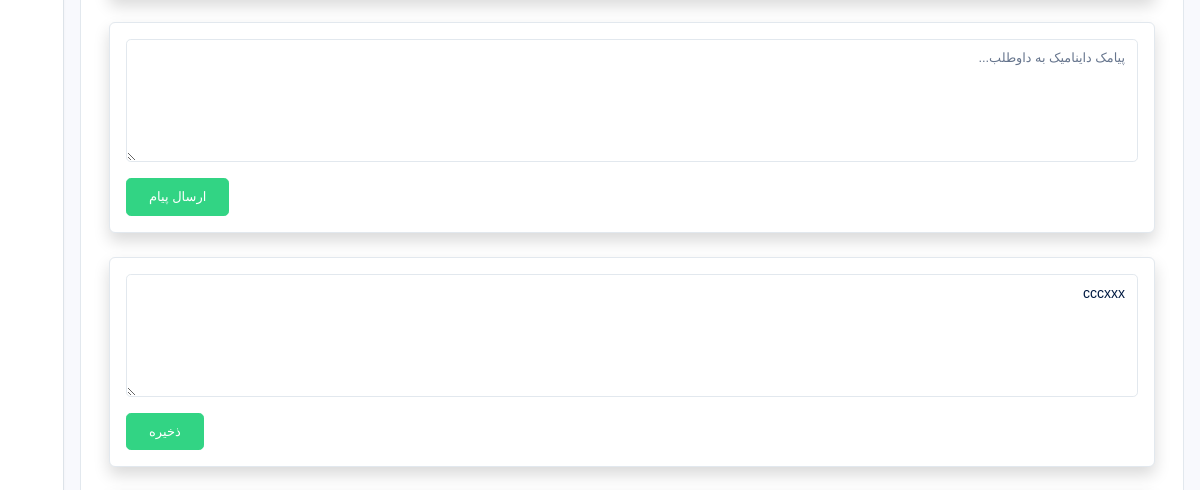
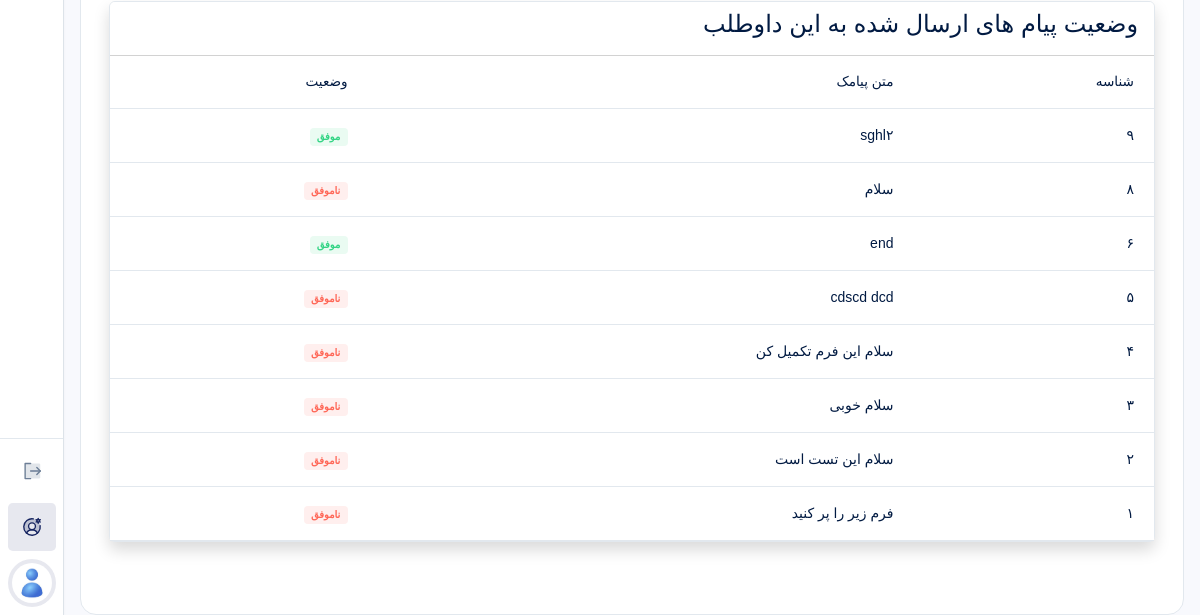
The page /accounts/consultants/my-student/14/ (signed in, lower part) on the database as committed earlier (2 pictures, top to bottom).
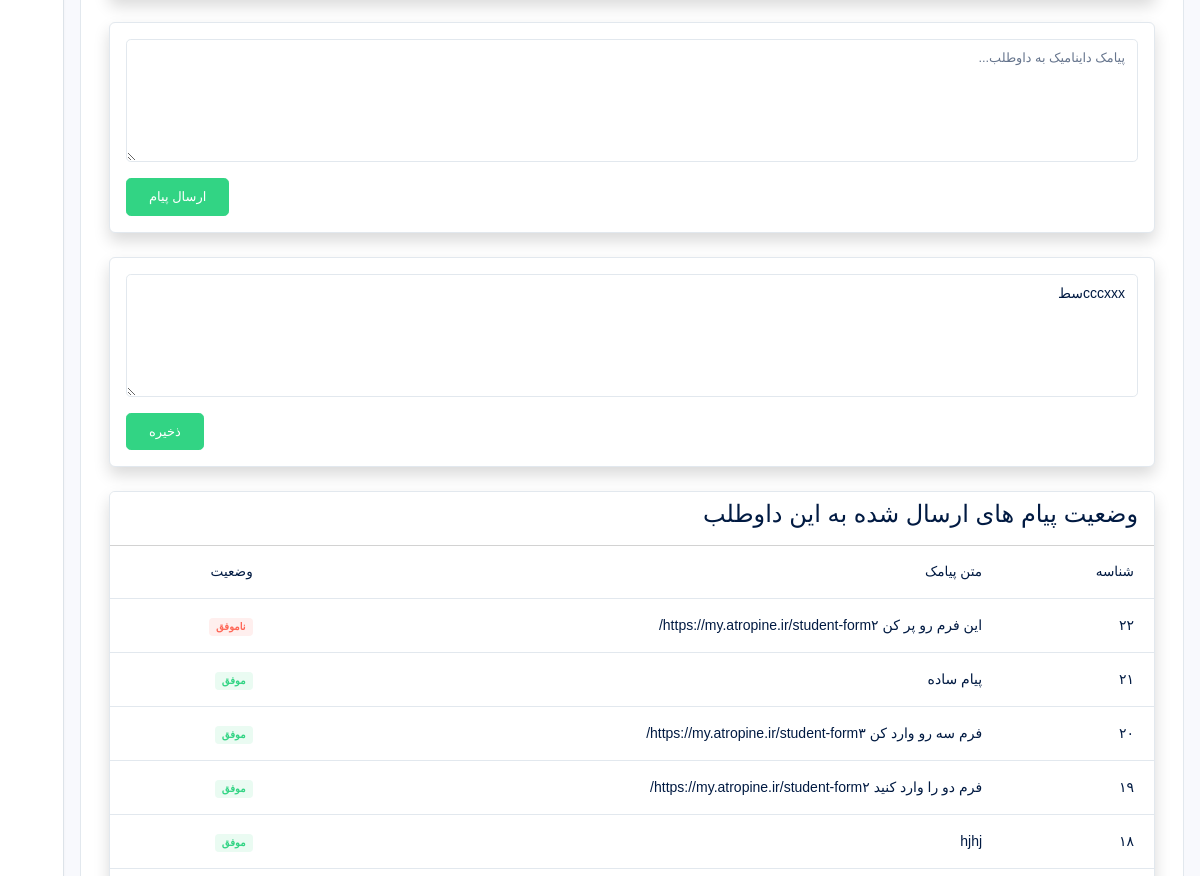
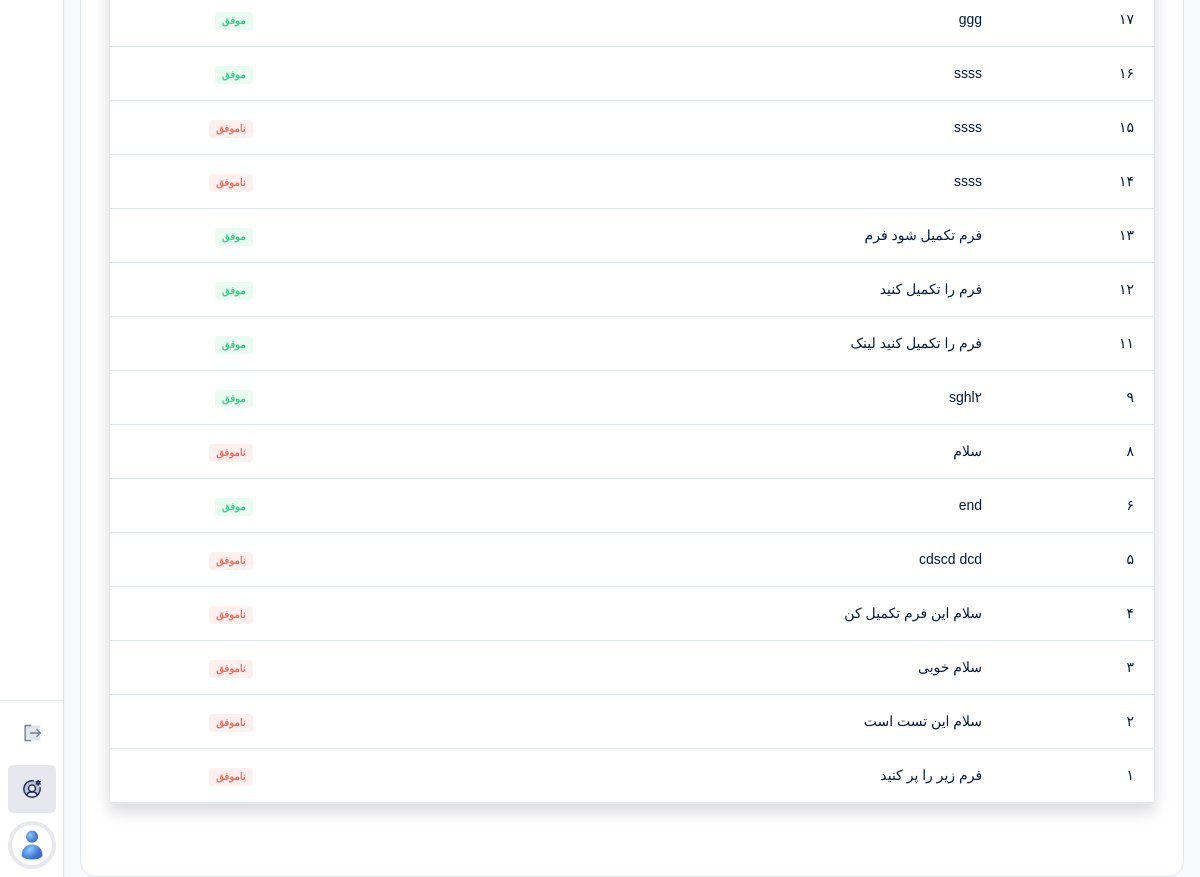
The same page on the database as committed later (2 pictures, top to bottom).
### payments/models.py (models this page shows)
class Consultation(models.Model):
    service = models.OneToOneField(
        ServiceToStudent,
        on_delete=models.PROTECT,
        related_name="consultation",
        verbose_name="خدمت خریداری شده"
    )
    schedule = models.ForeignKey(
        ConsultantSchedule,
        on_delete=models.CASCADE,
        related_name="schedule_consultations",
        verbose_name="برنامه حضور"
    )
    notes = models.TextField(blank=True)
    class Meta:
        verbose_name = "جلسه مشاوره"
        verbose_name_plural = "جلسات مشاوره"
        ordering = ["-id"]

### accounts/models.py (models this page shows)
class SMS(models.Model):
    sender = models.ForeignKey(
        User,
        on_delete=models.CASCADE,
        related_name="sent_sms",
        verbose_name="فرستنده"
    )
    students = models.ManyToManyField(
        Student,
        related_name="received_sms",
        verbose_name="گیرندگان"
    )
    message = models.TextField(
        verbose_name="متن پیام"
    )
    result = models.CharField(
        max_length=2,
        blank=True,
        verbose_name="نتیجه ارسال"
    )
    created_at = models.DateTimeField(
        auto_now_add=True
    )
    class Meta:
        verbose_name = "پیامک"
        verbose_name_plural = "پیامک‌ها"
        ordering = ["-id"]

### accounts/views.py (the view, shortened to what this page needs)
# urls.py: path("consultants/my-student/<int:id>/", show_my_student, name="show_my_student"),
def show_my_student(request, id):
    schedule = get_object_or_404(
        ConsultantSchedule,
        id=id,
        consultant=request.user.user_consultant
    )
    schedule.date_shamsi = jdatetime.date.fromgregorian(
        date=schedule.date
    ).strftime("%Y/%m/%d")
    consultation = get_object_or_404(
        Consultation.objects.select_related(
            "service__student__user"
        ),
        schedule=schedule
    )
    user = consultation.service.student.user
    student = getattr(user, "user_student", None)
    context = {
        "schedule": schedule,
        "user": user,
        "student": student,
        "consultation": consultation,
        "has_form_1": hasattr(student, "student_form_1"),
        "has_form_2": hasattr(student, "student_form_2"),
        "has_form_3": hasattr(student, "student_form_3"),
    }
    context["smses"] = SMS.objects.filter(
        sender=request.user,
        students=student
    ).order_by("-id")
    if student:
        if hasattr(student, "student_form_1"):
            form_1_fields = []
            for field in student.student_form_1._meta.fields:
                if field.name in ["id", "student"]:
                    continue
                value = getattr(student.student_form_1, field.name)
                form_1_fields.append({
                    "label": field.verbose_name,
                    "value": value,
                })
            context["form_1_fields"] = form_1_fields
    return render(
        request,
        "accounts/consultants/show_my_student.html",
        context
    )

### pages/views.py (called while the page is built, shortened)
def global_context(request):
    has_database_service = False
    wallet = False
    nayeb_link = Consultant.objects.filter(
        user__last_name="نایب زاده"
    ).first()
    try:
        nayeb_consultant_open = User.objects.filter(id=73).first().user_consultant.show_schedules
        jahan_consultant_open = User.objects.filter(id=74).first().user_consultant.show_schedules
    except:
        nayeb_consultant_open = False
        jahan_consultant_open = False
    return {
        "has_database_service": has_database_service,
        "nayeb_link": nayeb_link,
        "wallet": wallet,
        "nayeb_consultant_open": nayeb_consultant_open,
        "jahan_consultant_open": jahan_consultant_open,
    }

### templates/accounts/consultants/show_my_student.html (shortened to what this page needs)
{% extends 'bases/dashboard.html' %}
{% load static %}
{% block content %}
<div class="container py-5" dir="rtl">
    <div class="card shadow mb-4">
        <div class="card-body">
            <form method="post">
                <div class="mb-3">
                    <textarea
                        name="message"
                        class="form-control"
                        rows="5"
                        placeholder="پیامک داینامیک به داوطلب..."
                    ></textarea>
                </div>
                <div class="text-start">
                    <button class="btn btn-success">
                        ارسال پیام
                    </button>
                </div>
            </form>
        </div>
    </div>
    <div class="card shadow mb-4">
        <div class="card-body">
            <form method="post">
                <div class="mb-3">
                    <textarea
                        name="notes"
                        class="form-control"
                        rows="5"
                        placeholder="نوت برداری..."
                    >{{ consultation.notes }}</textarea>
                </div>
                <div class="text-start">
                    <button class="btn btn-success">
                        ذخیره
                    </button>
                </div>
            </form>
        </div>
    </div>
    <div class="card shadow mb-4">
        <div class="card-header justify-content-between">
            <div class="card-title">
                <h4>
                    وضعیت پیام های ارسال شده به این داوطلب
                </h4>
            </div>
        </div>
        <table class="table text-nowrap table-hover">
            <thead>
                <tr>
                    <th scope="col">شناسه</th>
                    <th scope="col">متن پیامک</th>
                    <th scope="col">وضعیت</th>
                </tr>
            </thead>
            <tbody>
                {% for sms in smses %}
                <tr>
                    <td>
                        {{ sms.id }}
                    </td>
                    <td>
                        {{ sms.message|truncatewords:10 }}
                    </td>
                    <td>
                        {% if sms.result == "1" %}
                        <span class="badge bg-success-transparent">موفق</span>
                        {% else %}
                        <span class="badge bg-danger-transparent">ناموفق</span>
                        {% endif %}
                    </td>
                </tr>
                {% empty %}
                <tr>
                    <td colspan="3" style="text-align: center;">
                        موردی یافت نشد.
                    </td>
                </tr>
                {% endfor %}
            </tbody>
        </table>
    </div>
</div>
{% endblock %}

Rows that differ between the two databases and show on the page:
changed Consultation: notes "cccxxx" → "cccxxxسط"
added SMS: id "۲۲", message "این فرم رو پر کن https://my.atropine.ir/student-form۲/", result "ناموفق"
added SMS: id "۲۱", message "پیام ساده", result "موفق"
added SMS: id "۲۰", message "فرم سه رو وارد کن https://my.atropine.ir/student-form۳/", result "موفق"
added SMS: id "۱۹", message "فرم دو را وارد کنید https://my.atropine.ir/student-form۲/", result "موفق"
added SMS: id "۱۸", message "hjhj", result "موفق"
added SMS: id "۱۷", message "ggg", result "موفق"
added SMS: id "۱۶", message "ssss", result "موفق"
added SMS: id "۱۵", message "ssss", result "ناموفق"
added SMS: id "۱۴", message "ssss", result "ناموفق"
added SMS: id "۱۳", message "فرم تکمیل شود فرم", result "موفق"
added SMS: id "۱۲", message "فرم را تکمیل کنید", result "موفق"
added SMS: id "۱۱", message "فرم را تکمیل کنید لینک", result "موفق"
